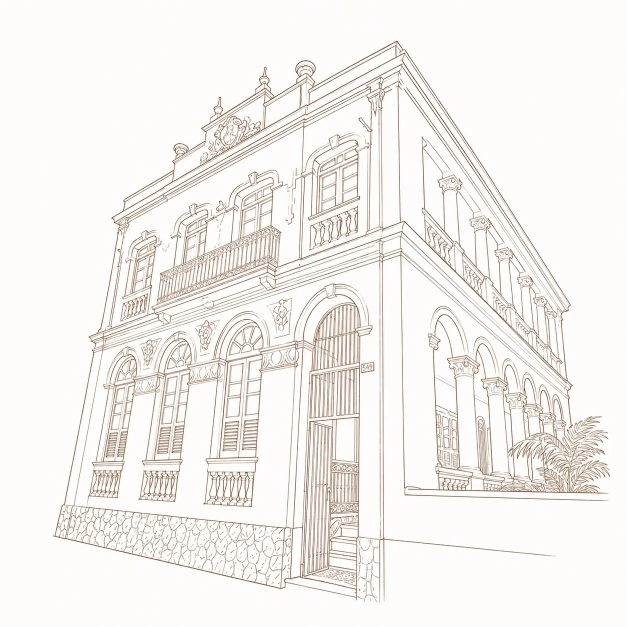
#> input picture art/casarao-original.webp, 1254 x 1254 px (shown at 1/2 size); its folder holds only this picture in this run
$ python casarao.py
#> lines starting #> are read from the running program, lines starting #| are printed output that depends on the picture
"""
Gera a arte do casarão usada no site a partir do desenho original (art/casarao-original.webp).

    python3 scripts/art/casarao.py

Saídas em public/brand/:
  casarao.avif / casarao.webp       traço sépia com fundo transparente (encaixa no papel do site)
  casarao-640.avif / .webp          o mesmo, menor (celulares e usos secundários)
  casarao-forte-640.avif / .webp    traço reforçado para tamanhos pequenos (rodapé, cartões de QR)
  casarao-tempo.webp                mapa de tempo da animação: quando cada ponto do traço aparece
e em src/components/casarao/casarao-data.ts os recortes das janelas e do portão (para as luzes).

Dependências (só para gerar; o site não usa Python): numpy, scipy, scikit-image, pillow.
"""
import json
import math
import os

import numpy as np
from PIL import Image
from scipy import ndimage as ndi
from skimage.draw import polygon as skpoly
from skimage.measure import approximate_polygon, find_contours
import heapq

ROOT = os.path.abspath(os.path.join(os.path.dirname(__file__), '..', '..'))
SRC = os.path.join(ROOT, 'art', 'casarao-original.webp')
OUT = os.path.join(ROOT, 'public', 'brand')
DATA_TS = os.path.join(ROOT, 'src', 'components', 'casarao', 'casarao-data.ts')

BG = np.array([254.0, 252.0, 251.0])  # papel do desenho original
INK = np.array([72.0, 56.0, 45.0])     # tinta sépia escura (média dos traços mais fortes)
MARGIN = 14


def luminance(rgb):
    return 0.2126 * rgb[..., 0] + 0.7152 * rgb[..., 1] + 0.0722 * rgb[..., 2]


def load():
    rgb = np.asarray(Image.open(SRC).convert('RGB')).astype(np.float64)
    L = luminance(rgb)
    # Tinta única + transparência: sobre o papel original reproduz a luminância de cada pixel
    # (e comprime bem melhor que guardar a cor pixel a pixel).
    l_bg, l_ink = luminance(BG) - 2.5, luminance(INK)
    alpha = np.clip((l_bg - L) / (l_bg - l_ink), 0.0, 1.0)
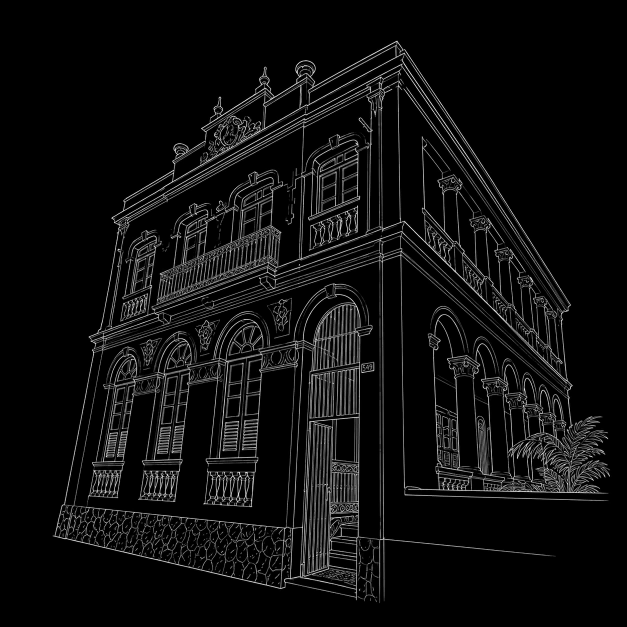
#> alpha: shape (1254, 1254) float64 (shown at 1/2 size); min 0, max 1, mean 0.0562
    alpha[alpha < 0.05] = 0.0   # ruído do papel
    color = np.broadcast_to(INK, rgb.shape)
    return rgb, L, alpha, color


def crop_box(alpha):
    ys, xs = np.where(alpha > 0.12)
    x0, x1 = max(xs.min() - MARGIN, 0), min(xs.max() + MARGIN + 1, alpha.shape[1])
    y0, y1 = max(ys.min() - MARGIN, 0), min(ys.max() + MARGIN + 1, alpha.shape[0])
    return int(x0), int(y0), int(x1), int(y1)


def save_rgba(color, alpha, name, width=None):
    """Grava name.avif (menor) e name.webp (navegadores sem AVIF)."""
    rgba = np.dstack([color, alpha * 255.0]).round().astype(np.uint8)
    im = Image.fromarray(rgba, 'RGBA')
    if width and width < im.width:
        im = im.resize((width, round(im.height * width / im.width)), Image.LANCZOS)
    im.save(os.path.join(OUT, name + '.avif'), 'AVIF', quality=60, speed=2)
    im.save(os.path.join(OUT, name + '.webp'), 'WEBP', quality=80, alpha_quality=70, method=6)
    return im.size


# [26 lines left out: function geodesic, not called in this run]


def arch(cx, cy, rx, ry, bl, br, n=24):
    """Janela em arco: lados verticais até bl/br (pontos de baixo), arco elíptico no topo."""
    pts = [bl]
    for k in range(n + 1):
        th = math.pi - math.pi * k / n
        pts.append((cx + rx * math.cos(th), cy - ry * math.sin(th)))
    pts.append(br)
    return pts

REGIONS = {
    # térreo, da porta para fora; depois o andar de cima
    'porta': arch(668, 680, 48.5, 77, (617, 1150), (717, 1150)),
    'g3': arch(488.5, 705, 33.5, 65, (451, 902), (519, 902)),
    'g2': arch(357.5, 737, 23, 52, (327, 902), (376, 902)),
    'g1': arch(242, 757, 17, 45, (217, 905), (254, 905)),
    's1': [(872, 810), (912, 815), (914, 930), (875, 930)],
    's2': [(955, 850), (958, 838), (965, 833), (972, 838), (975, 850), (976, 942), (956, 942)],
    'u4': [(642, 315), (717, 297), (717, 409), (643, 427)],
    'u3': [(484, 393), (549, 381), (550, 451), (484, 463)],
    'u2': [(377, 440), (408, 434), (408, 523), (376, 528)],
    'u1': [(279, 490), (307, 484), (306, 586), (273, 592)],
}

# [29 lines left out: functions poly_mask, cells, region_masks, not called in this run]


DOOR_ORIGIN = (668, 880)   # (x, y) no original: o desenho nasce no portão
PEN_RATIO = 3.0            # a tinta corre pelas linhas 3x mais rápido que a "onda" que sai do portão


# [33 lines left out: functions time_map, region_paths, not called in this run]


if __name__ == '__main__':
    rgb, L, alpha, color = load()
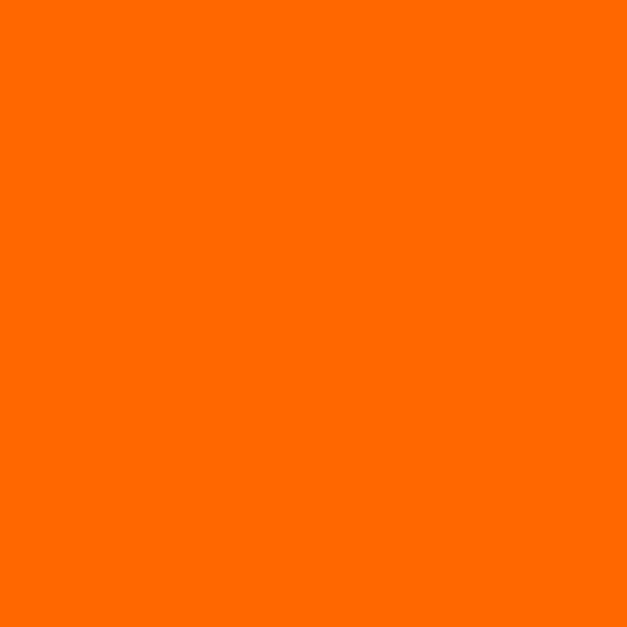
#> color: shape (1254, 1254, 3) float64 (shown at 1/2 size); mean of channels 0, 1, 2 72, 56, 45; drawn with min black and max white
    box = crop_box(alpha)
#> in crop_box, `x0, x1 = max(xs.min() - MARGIN, 0), min(xs.max() + MARGIN + 1, alpha.s..`: x0 = 91; x1 = 1234
#> in crop_box, `y0, y1 = max(ys.min() - MARGIN, 0), min(ys.max() + MARGIN + 1, alpha.s..`: y0 = 67; y1 = 1220
#> box = (91, 67, 1234, 1220)
    x0, y0, x1, y1 = box
#> x0 = 91; y0 = 67; x1 = 1234; y1 = 1220
    a, c = alpha[y0:y1, x0:x1], color[y0:y1, x0:x1]
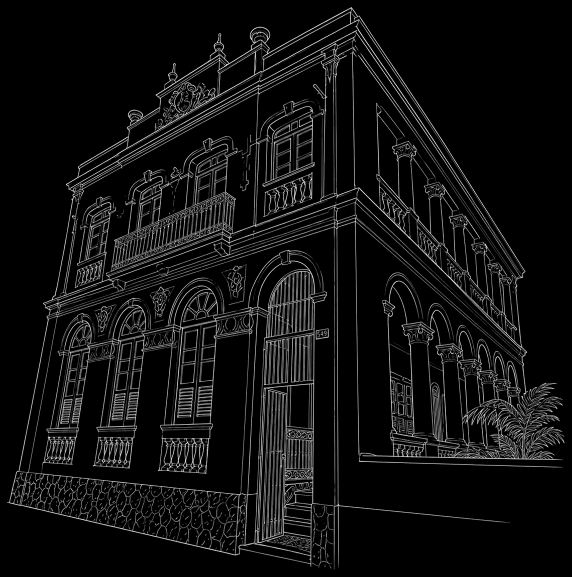
#> a: shape (1153, 1143) float64 (shown at 1/2 size); min 0, max 1, mean 0.0654
    W, H = x1 - x0, y1 - y0
#> W = 1143; H = 1153
    print('arte', save_rgba(c, a, 'casarao'))
#> in save_rgba, `rgba = np.dstack([color, alpha * 255.0]).round().astype(np.uint8)`:
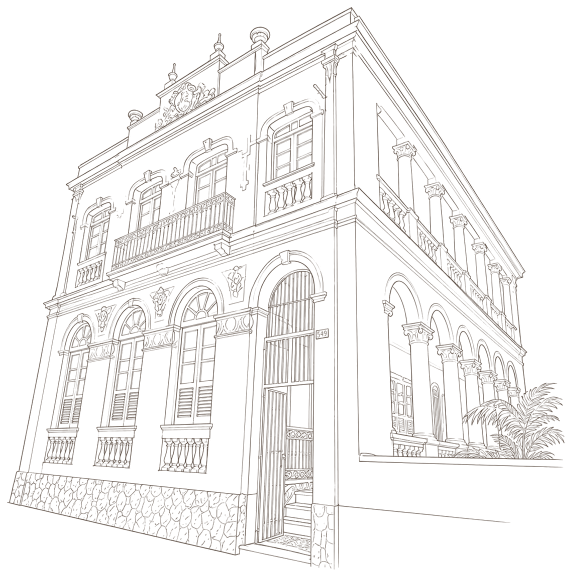
#> rgba: shape (1153, 1143, 4) (shown at 1/2 size); mean of channels 0, 1, 2, 3 72, 56, 45, 16.7; transparent parts drawn white
#> (the run stopped early here; a loop or call above may not have finished)
